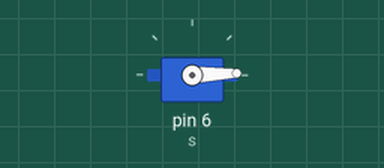
The sketch below on a simulated Arduino Uno, built with avr-gcc and run on an emulated ATmega328P. Parts: servo.

Above: at 0.05 s.
At 1.1 s:
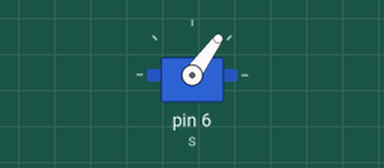
At 2.2 s:
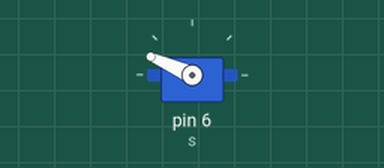
At 4.35 s:
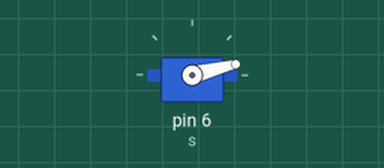
Timing chart, 0 to 5.9 s (numbered marks = the images above):
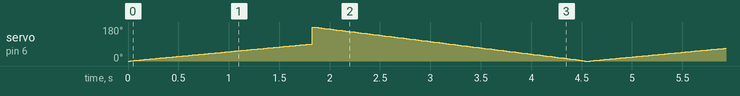

The sketch:

Servo.ino
```cpp
/*
  Controlling Servo Motor
  by Abdullah Fayad
*/

#include <Servo.h> //include the servo library

Servo s;  // create object of servo type

void setup() {
  s.attach(6);  // attaches the servo on pin 6 (PWM pin)
}

void loop() {
  for (int i = 0; i <= 90; i += 1) { // goes from 0 degrees to 90 degrees and each step is 1 degree
    s.write(i);              // tell servo to go to position in variable 'i'
    delay(20);                       // waits 20ms for the servo to reach the position
  }
  for (int i = 180; i >= 0; i -= 2) { // goes from 180 degrees to 0 degrees and each step is 2 degrees
    s.write(i);              // tell servo to go to position in variable 'i'
    delay(30);                       // waits 30ms for the servo to reach the position
  }
}
```
